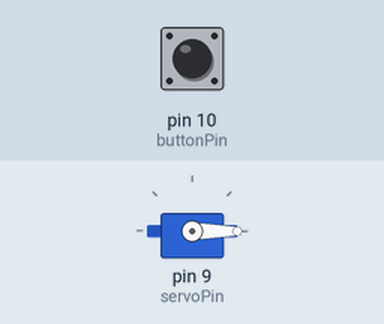
Bench run of a sketch on a simulated Arduino Uno, built with avr-gcc and run on an emulated ATmega328P. Shown: servo. The test bench sets the inputs (shaded band); at power-on: pin 10 (buttonPin) LOW.

Above: at 1.2 s.
1.3 s: pin 10 (buttonPin) pulled HIGH for 1 s
At 2.5 s:
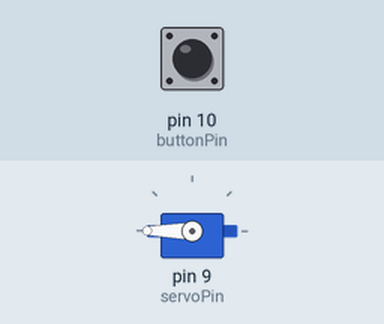
3.8 s: pin 10 (buttonPin) pulled HIGH for 3.2 s
8.5 s: pin 10 (buttonPin) pulled HIGH for 1 s
At 9.9 s:
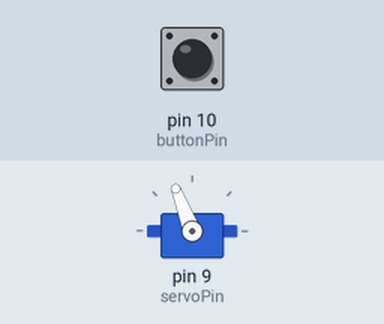
11.0 s: pin 10 (buttonPin) pulled HIGH for 3.2 s
At 11.47 s:
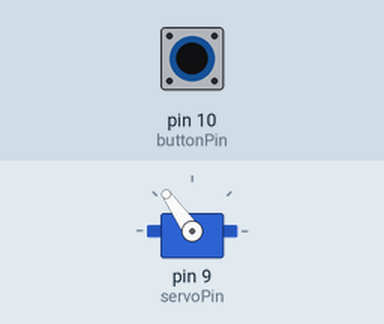
Timing chart, 0 to 14.7 s (numbered marks = the images above; inputs shaded):
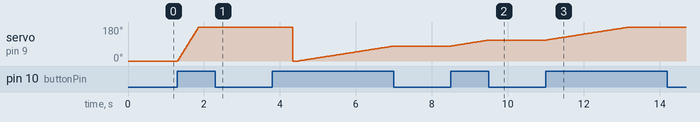

The sketch:

one_button_servo_control.ino
```cpp
#include <Servo.h>

Servo testServo;

const int buttonPin = 10;
const int servoPin = 9;
int servoPos = 0;

void setup() {
  pinMode(buttonPin, INPUT);

  testServo.attach(servoPin);
  testServo.write(servoPos);
}

void loop() {

  int buttonState = digitalRead(buttonPin);

  if (buttonState == HIGH) {
    servoPos += 1;
    testServo.write(servoPos);
    delay(3);
  }
}
```

Measured:
- after the input at 1.3 s, servo on pin 9 (servoPin): moves from 0° to 180° over 0.55 s, starting at once
- after the input at 8.5 s, servo on pin 9 (servoPin): moves from 79° to 111° over 0.99 s, starting at once
- after the input at 11.0 s, servo on pin 9 (servoPin): moves from 111° to 180° over 2.2 s, starting at once
